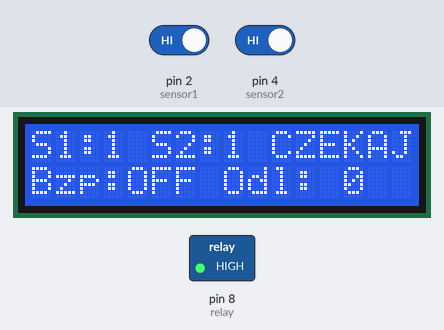
The sketch below on a simulated Arduino Uno, built with avr-gcc and run on an emulated ATmega328P. Parts: 16×2 character LCD, switched loads named in the sketch (green lamp = pin HIGH). Inputs (shaded band) come from the test bench; at power-on: pin 2 (sensor1) HIGH, pin 4 (sensor2) HIGH.

Above: at 1.2 s.
1.3 s: pin 2 (sensor1) driven LOW
At 2.7 s:
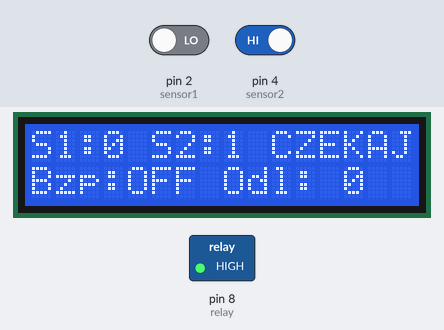
3.1 s: pin 4 (sensor2) driven LOW
At 3.33 s:
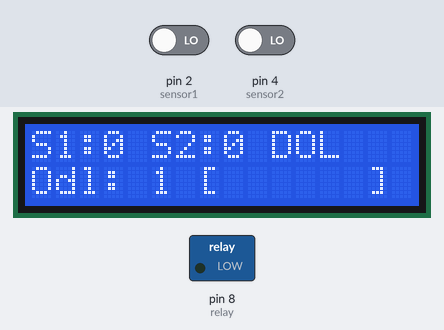
5.6 s: pin 2 (sensor1) driven HIGH
At 7.31 s:
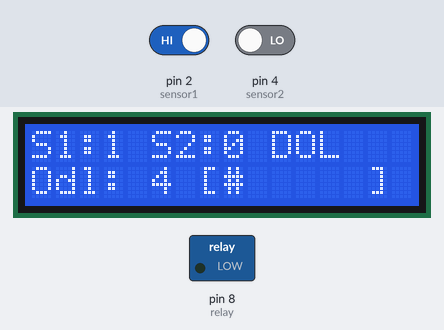
8.6 s: pin 4 (sensor2) driven HIGH
At 9.8 s:
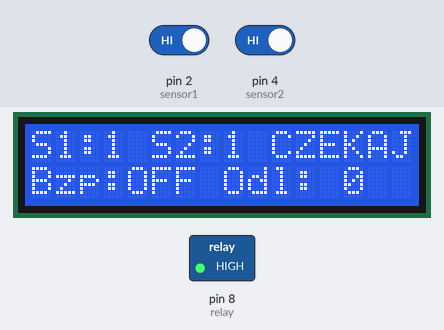
10.3 s: pin 4 (sensor2) driven LOW
At 11.1 s:
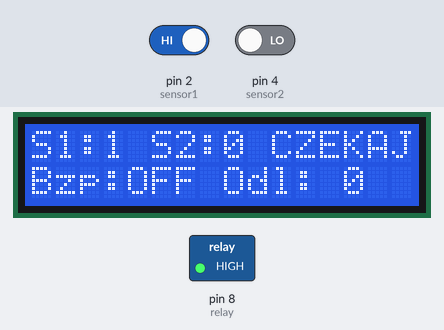
11.8 s: pin 2 (sensor1) driven LOW
At 20.01 s:
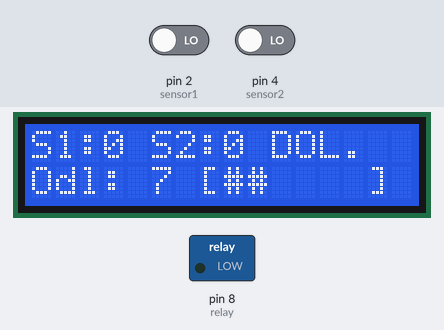
Timing chart, 0 to 21.5 s (numbered marks = the images above; inputs shaded):
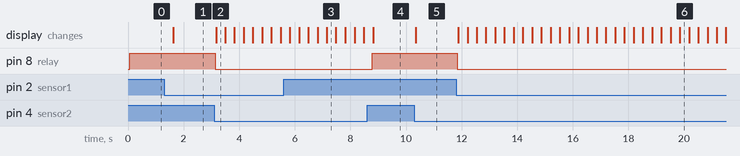

Measured:
- after the input at 1.3 s, the display: changes after 0.33 s (image 1)
- after the input at 3.1 s, pin 8 (relay): HIGH → LOW at once; the display: changes after 0.07 s (image 2)
- after the input at 8.6 s, pin 8 (relay): LOW → HIGH after 0.18 s; the display: changes after 0.21 s (image 4)
- after the input at 10.3 s, the display: changes after 0.05 s (image 5)
- after the input at 11.8 s, pin 8 (relay): HIGH → LOW after 0.05 s; the display: first changes after 0.08 s (image 6 shows a later state)

The sketch:

dolewka_na_wyspasie_.ino
```cpp
#include <Wire.h>
#include <LiquidCrystal_I2C.h>
#include <avr/wdt.h>

LiquidCrystal_I2C lcd(0x27,16,2);  // adres I2C 0x27, 16 znaków, 2 linie

const unsigned long SECOND = 1000;
const byte  sensor1 = 2; // czujnik 1
const byte  sensor2 = 4; // czujnik 2
const byte  relay = 8;   // przekaźnik

const unsigned long eventTime  = SECOND; // czas przerwania: 1 sekunda
unsigned long previousTime = 0;
const int maxDolewka  = 20; // max licznik dolewania

int odliczanie  = 0;
bool dolewaSie = false;
bool bezpiecznikBool = false;

// Zmienna do animacji
byte dots = 0;

// Zapamiętane ostatnie stany dla LCD (do eliminacji migania)
int lastS1 = -1, lastS2 = -1, lastOdliczanie = -1;
bool lastDolewaSie = false, lastBezpiecznik = false;
byte lastDots = 255;

void setup() {
  Serial.begin(115200);
  lcd.init();
  lcd.backlight();

  pinMode(relay, OUTPUT);
  pinMode(sensor1, INPUT);
  pinMode(sensor2, INPUT);
  digitalWrite(relay, HIGH);

  wdt_enable(WDTO_2S);   // Watchdog: resetuje Arduino po 2 sekundach bez "karmienia"
}

void loop() {
  wdt_reset();

  monitorCzujnikow();
  dolewka();
  updateLCD();
  delay(300); // odświeżaj LCD co 0,3s
}

void monitorCzujnikow() {
  if (digitalRead(sensor1) == 0 && digitalRead(sensor2) == 0) {
    if (!bezpiecznikBool) {
      dolewaSie = true;
    }
  }
  if (digitalRead(sensor2) == 1) {
    dolewaSie = false;
  }
}

void dolewka() {
  if (dolewaSie) {
    if (odliczanie <= maxDolewka) {
      unsigned long currentTime = millis();
      if (currentTime - previousTime >= eventTime) {
        digitalWrite(relay, LOW); // załącz przekaźnik
        previousTime = currentTime;
        odliczanie++;
      }
    } else {
      digitalWrite(relay, HIGH); // wyłącz przekaźnik
      bezpiecznikBool = true;
      dolewaSie = false;
    }
  } else {
    digitalWrite(relay, HIGH);
    odliczanie = 0;
    dolewaSie = false;
  }
}

// -------- WYŚWIETLANIE --------

void updateLCD() {
  int s1 = digitalRead(sensor1);
  int s2 = digitalRead(sensor2);

  // Sprawdź, czy trzeba odświeżyć LCD (gdy zmieni się stan)
  bool czyZmiana =
    (s1 != lastS1) ||
    (s2 != lastS2) ||
    (dolewaSie != lastDolewaSie) ||
    (bezpiecznikBool != lastBezpiecznik) ||
    (odliczanie != lastOdliczanie) ||
    (dots != lastDots);

  if (czyZmiana) {
    lcd.clear();
    lastS1 = s1;
    lastS2 = s2;
    lastDolewaSie = dolewaSie;
    lastBezpiecznik = bezpiecznikBool;
    lastOdliczanie = odliczanie;
    lastDots = dots;

    // Linia 1: status i sensory
    lcd.setCursor(0, 0);
    lcd.print("S1:");
    lcd.print(s1);
    lcd.print(" S2:");
    lcd.print(s2);
    lcd.print(" ");

    if (bezpiecznikBool) {
      lcd.print("BLAD");
    } else if (dolewaSie) {
      lcd.print("DOL");
      for (int i=0; i<dots; i++) lcd.print(".");
    } else {
      lcd.print("CZEKAJ");
    }

    // Linia 2: licznik i pasek postępu
    lcd.setCursor(0, 1);
    if (dolewaSie) {
      lcd.print("Odl:");
      if (odliczanie < 10) lcd.print(" ");
      lcd.print(odliczanie);
      lcd.print(" [");
      int barLen = map(odliczanie, 0, maxDolewka, 0, 6); // pasek 6 znaków
      for (int i = 0; i < 6; i++) {
        if (i < barLen) lcd.print("#");
        else lcd.print(" ");
      }
      lcd.print("]");
    } else {
      lcd.print("Bzp:");
      lcd.print(bezpiecznikBool ? "ON " : "OFF");
      lcd.print(" Odl:");
      if (odliczanie < 10) lcd.print(" ");
      lcd.print(odliczanie);
      lcd.print("   ");
    }
  }
  if (dolewaSie) {
    dots = (dots + 1) % 4;
  }
}
```
